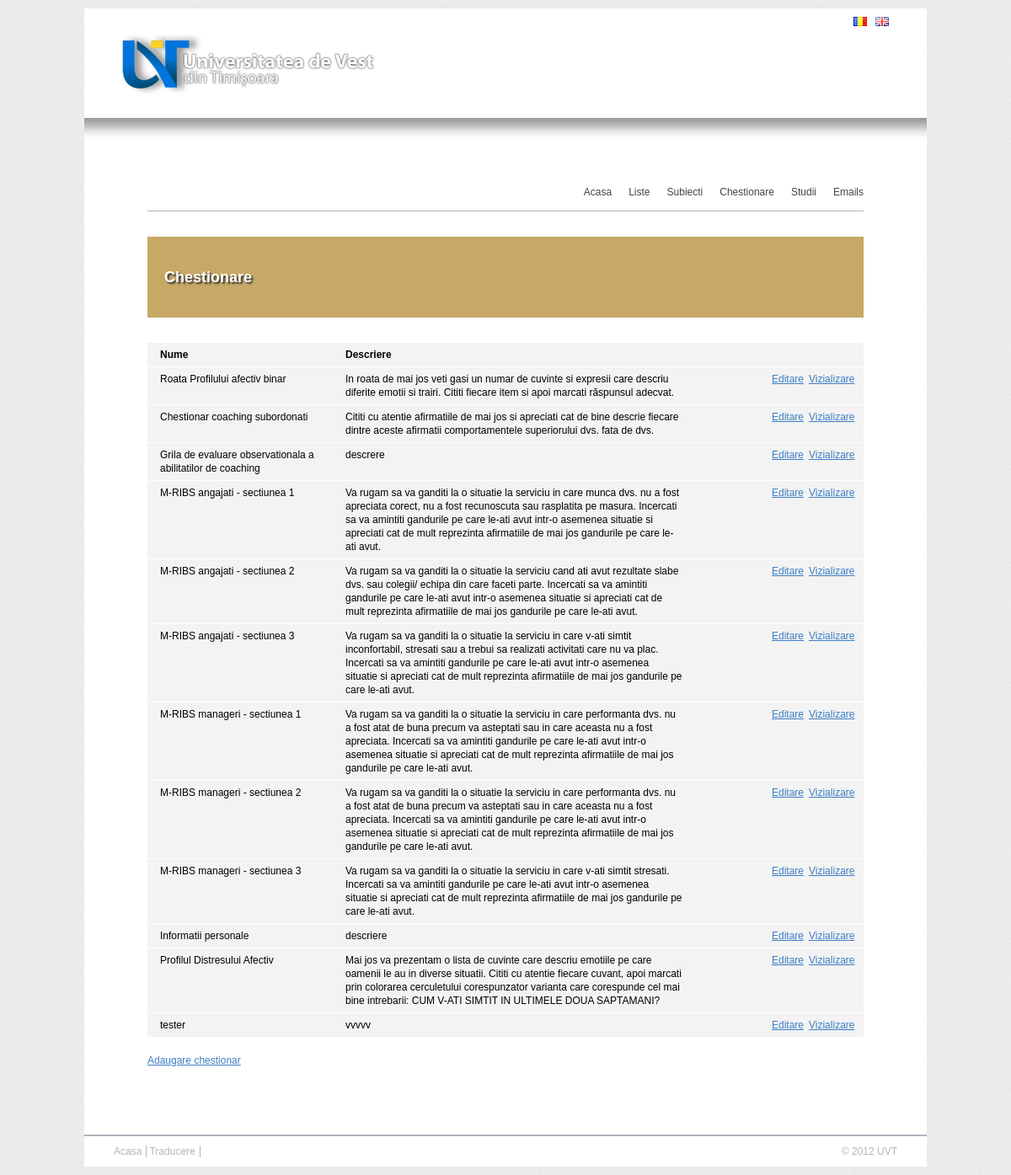
The app's page /admin/manage_questionnaires.php with its own data.
### tables this page shows
CREATE TABLE `texts` (
  `id` int(11) NOT NULL auto_increment,
  `mydata` text,
  `ro` varchar(255) NOT NULL,
  PRIMARY KEY  (`id`),
  KEY `mydata` (`mydata`(333))
);

CREATE TABLE `questionnaires` (
  `questionnaire_id` int(11) NOT NULL auto_increment,
  `name` text NOT NULL,
  `desc` text NOT NULL,
  `max_score` int(11) NOT NULL,
  `display_type` enum('normal','radial') NOT NULL,
  `quest_type` enum('normal','360') NOT NULL,
  PRIMARY KEY  (`questionnaire_id`)
);

### admin/manage_questionnaires.php (the view, shortened to what this page needs)
<?php require_once("../includes/header.php") ?>
	 <h1 class="quest"><?php __("Questionnaire Management") ?></h1>
	 <div id="list_details">
		  <ul>
			   <li class="head">
			   <span class="name"><?php __("Name") ?></span>
			   <span class="description"><?php __("Description") ?></span>
			   </li>
		  <?php
			   $result = get_all_questionnaires ();
			   while ($row = mysql_fetch_array($result)) {
				    $questionnaire_id = $row["questionnaire_id"];
				    $questionnaire_name = stripslashes(decode($row["name"], $lang));
				    $questionnaire_desc = stripslashes(decode($row["desc"], $lang));
		  ?>
			   <li>
				    <span class="name"><?php echo $questionnaire_name ?></span>
				    <span class="description"><?php echo $questionnaire_desc ?></span>
				    <span class="view"><a href="view_quest.php?questionnaire_id=<?php echo $questionnaire_id ?>"><?php __("View") ?></a></span>
				    <span class="edit"><a href="edit_quest.php?questionnaire_id=<?php echo $questionnaire_id ?>"><?php __("Edit") ?></a></span>
			   </li>
		  <?php
			   }
		  ?>
		  </ul>
		  <p class="clear"><a href="edit_quest.php"><?php __("Add questionnaire") ?></a></p>
	 </div>
<?php require_once("../includes/footer.php") ?>

### includes/functions.php (shortened to what this page needs)
<?php
function set_language() {
   if(isset($_GET["lang"]) && $_GET["lang"]!="")
   {
      $lang = $_GET["lang"];
      $_SESSION["lang"] = $lang;
      return $lang;
   } else
   {
      if(isset($_SESSION["lang"]) && $_SESSION["lang"]!="")
      {
         $lang = $_SESSION["lang"];
         return $lang;
      }
      else
      {
         $lang = "ro";
         return $lang;
      }
   }
}
function __($txt) {
   global $lang;
   $result = mysql_query("select * from texts where `mydata` ='".mysql_real_escape_string(htmlspecialchars($txt))."' ");
   if (!mysql_num_rows($result)) {
      mysql_query("insert into texts (`mydata`) values ('".mysql_real_escape_string(htmlspecialchars($txt))."') ");
   } else {
	 if ($lang == 'ro') {
	    $row = mysql_fetch_array($result);
	    $txt_ro = $row['ro'];
	    if($txt_ro != NULL) {
		  $txt = $txt_ro;
	    }
	 }
   }
   echo $txt;
}
function unstrip_array($array){
   return $array;
}
function decode($var, $lang) {
   $array = get_object_vars(json_decode($var));
   $return = $array[$lang];
   return $return;
}
function get_all_questionnaires () {
   global $dbconnect;
   $query = "SELECT * FROM questionnaires ORDER BY questionnaire_id ASC;";
   $result = mysql_query($query, $dbconnect);
   return $result;
}
?>

### css/uvt.css (style rules this page uses)
body { background:url("../images/background.png") repeat left top; font-family: Arial,Tahoma,Verdana,sans-serif; font-size: 12px; line-height:16px; }
h1 { font-size:18px; color:#FFFFFF; font-weight:bold; margin-bottom:30px; padding:40px 20px; text-shadow: 2px 2px 2px #333333; }
h1.quest { background:#c7a866 }
p { padding:0 0 10px 0 }
a { color: #3d7dc4; }
#list_details { margin-bottom:10px; }
#list_details li { clear:both; display:block; overflow:hidden; padding:6px 15px; background:#f3f3f3; margin-bottom:1px }
#list_details li.head { font-weight:bold; }
#list_details span { width: 70px; display: inline-block; }
#list_details li span.name, #list_details li span.description { display:block; float:left; }
#list_details li span.name { width:220px; }
#list_details li span.description { width:400px; }
#list_details .edit, #list_details .view { float:right; text-align:center; width:50px; }
#list_details ul { margin-bottom:20px; }
.clear { clear:both }

### records on screen
texts: ro "Acasa Acasa"
texts: ro "Liste"
texts: ro "Subiecti"
texts: ro "Chestionare Chestionare"
texts: ro "Studii"
texts: ro "Emails"
texts: ro "Nume"
texts: ro "Descriere"
questionnaires: name "Roata Profilului afectiv binar", desc "In roata de mai jos veti gasi un numar de cuvinte si expresii care descriu diferite emotii si trairi. Cititi fiecare item si apoi marcati răspunsul adecvat.", texts.ro "Vizializare Editare"
questionnaires: name "Chestionar coaching subordonati", desc "Cititi cu atentie afirmatiile de mai jos si apreciati cat de bine descrie fiecare dintre aceste afirmatii comportamentele superiorului dvs. fata de dvs.", texts.ro "Vizializare Editare"
questionnaires: name "Grila de evaluare observationala a abilitatilor de coaching", desc "descrere", texts.ro "Vizializare Editare"
questionnaires: name "M-RIBS angajati - sectiunea 1", desc "Va rugam sa va ganditi la o situatie la serviciu in care munca dvs. nu a fost apreciata corect, nu a fost recunoscuta sau rasplatita pe masura. Incercati sa va amintiti gandurile pe care le-ati avut intr-o asemenea situatie si apreciati cat de mult reprezinta afirmatiile de mai jos gandurile pe care le-ati avut.", texts.ro "Vizializare Editare"
questionnaires: name "M-RIBS angajati - sectiunea 2", desc "Va rugam sa va ganditi la o situatie la serviciu cand ati avut rezultate slabe dvs. sau colegii/ echipa din care faceti parte. Incercati sa va amintiti gandurile pe care le-ati avut intr-o asemenea situatie si apreciati cat de mult reprezinta afirmatiile de mai jos gandurile pe care le-ati avut.", texts.ro "Vizializare Editare"
questionnaires: name "M-RIBS angajati - sectiunea 3", desc "Va rugam sa va ganditi la o situatie la serviciu in care v-ati simtit inconfortabil, stresati sau a trebui sa realizati activitati care nu va plac. Incercati sa va amintiti gandurile pe care le-ati avut intr-o asemenea situatie si apreciati cat de mult reprezinta afirmatiile de mai jos gandurile pe care le-ati avut.", texts.ro "Vizializare Editare"
questionnaires: name "M-RIBS manageri - sectiunea 1", desc "Va rugam sa va ganditi la o situatie la serviciu in care performanta dvs. nu a fost atat de buna precum va asteptati sau in care aceasta nu a fost apreciata. Incercati sa va amintiti gandurile pe care le-ati avut intr-o asemenea situatie si apreciati cat de mult reprezinta afirmatiile de mai jos gandurile pe care le-ati avut.", texts.ro "Vizializare Editare"
questionnaires: name "M-RIBS manageri - sectiunea 2", desc "Va rugam sa va ganditi la o situatie la serviciu in care performanta dvs. nu a fost atat de buna precum va asteptati sau in care aceasta nu a fost apreciata. Incercati sa va amintiti gandurile pe care le-ati avut intr-o asemenea situatie si apreciati cat de mult reprezinta afirmatiile de mai jos gandurile pe care le-ati avut.", texts.ro "Vizializare Editare"
questionnaires: name "M-RIBS manageri - sectiunea 3", desc "Va rugam sa va ganditi la o situatie la serviciu in care v-ati simtit stresati. Incercati sa va amintiti gandurile pe care le-ati avut intr-o asemenea situatie si apreciati cat de mult reprezinta afirmatiile de mai jos gandurile pe care le-ati avut.", texts.ro "Vizializare Editare"
questionnaires: name "Informatii personale", desc "descriere", texts.ro "Vizializare Editare"
questionnaires: name "Profilul Distresului Afectiv", desc "Mai jos va prezentam o lista de cuvinte care descriu emotiile pe care oamenii le au in diverse situatii. Cititi cu atentie fiecare cuvant, apoi marcati prin colorarea cerculetului corespunzator varianta care corespunde cel mai bine intrebarii: CUM V-ATI SIMTIT IN ULTIMELE DOUA SAPTAMANI?", texts.ro "Vizializare Editare"
questionnaires: name "tester", desc "vvvvv", texts.ro "Vizializare Editare"
texts: ro "Adaugare chestionar"
texts: ro "Traducere"
